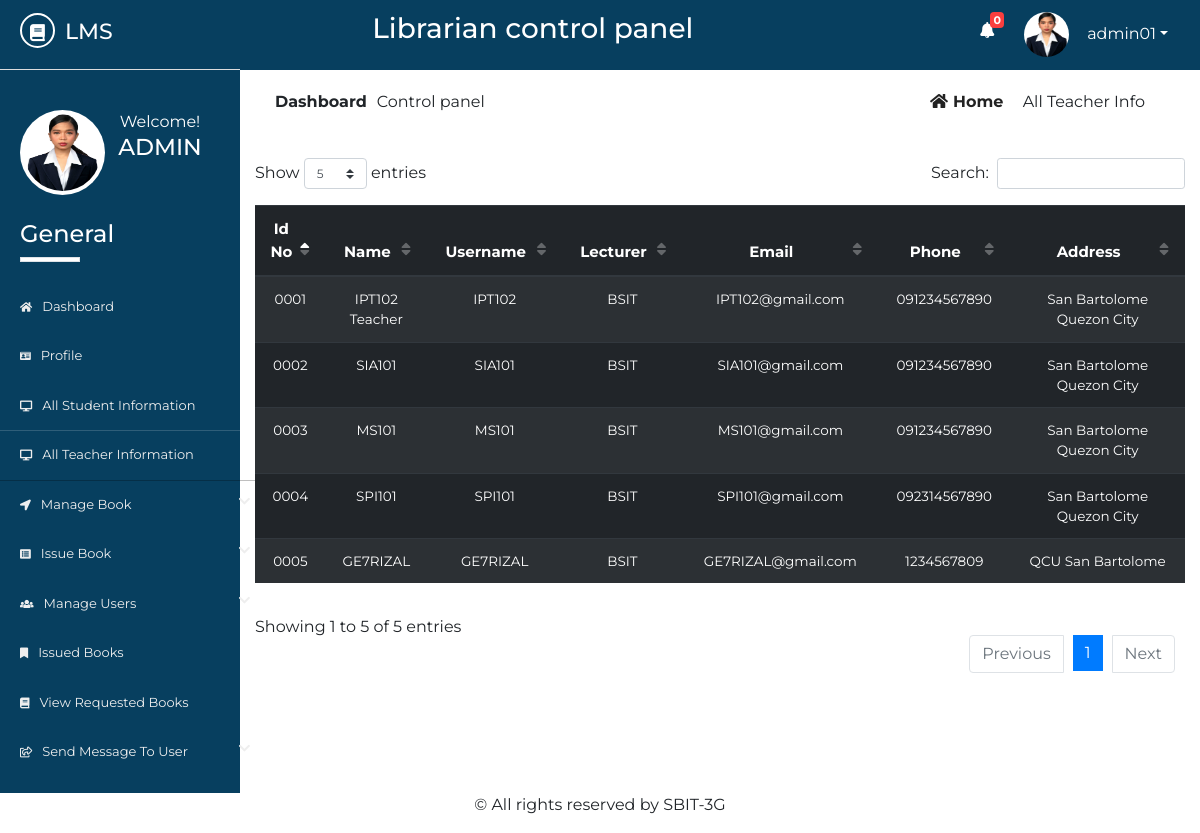
Screenshot of /Source/librarian/all-teacher-info.php (signed in) with the database file from the repository.
### tables this page shows
CREATE TABLE `lib_registration` (
  `id` int(2) NOT NULL,
  `name` varchar(50) NOT NULL,
  `username` varchar(20) NOT NULL,
  `password` varchar(20) NOT NULL,
  `email` varchar(50) NOT NULL,
  `phone` varchar(20) NOT NULL,
  `address` varchar(100) NOT NULL,
  `photo` varchar(500) NOT NULL,
  `status` varchar(7) NOT NULL
);

CREATE TABLE `t_registration` (
  `id` int(10) NOT NULL,
  `name` varchar(50) NOT NULL,
  `username` varchar(50) NOT NULL,
  `password` varchar(50) NOT NULL,
  `lecturer` varchar(50) NOT NULL,
  `email` varchar(50) NOT NULL,
  `phone` varchar(20) NOT NULL,
  `idno` varchar(20) NOT NULL,
  `address` varchar(100) NOT NULL,
  `utype` varchar(7) NOT NULL,
  `photo` varchar(500) NOT NULL
);

### Source/librarian/all-teacher-info.php (the view, shortened to what this page needs)
        <?php
    $page = 'tinfo';
    include 'inc/header.php';
    include 'inc/connection.php';
?>
	<div class="dashboard-content">
		<div class="dashboard-header">
			<div class="container">
				<div class="row">
					<div class="col-md-6">
						<div class="left">
							<p><span>dashboard</span>Control panel</p>
						</div>
					</div>
					<div class="col-md-6">
						<div class="right text-right">
							<a href="dashboard.php"><i class="fas fa-home"></i>home</a>
							<span class="disabled">all teacher info</span>
						</div>
					</div>
				</div>
				<div class="student-wrapper">
					<div class="row">
						<div class="col-md-12">
							<div class="std-info">
                                <table id="dtBasicExample" class="table table-striped table-dark text-center">
                                    <thead>
                                         <tr>
                                             <th>Id No</th>
                                             <th>Name</th>
                                             <th>Username</th>
                                             <th>Lecturer</th>
                                             <th>Email</th>
                                             <th>Phone</th>
                                             <th>Address</th>
                                         </tr>
                                    </thead>
                                    <tbody>
                                        <?php
                                             $res= mysqli_query($link, "select * from t_registration");
                                             while ($row=mysqli_fetch_array($res)) {
                                                echo "<tr>";
                                                echo "<td>"; echo $row["idno"]; echo "</td>";
                                                echo "<td>"; echo $row["name"]; echo "</td>";
                                                echo "<td>"; echo $row["username"]; echo "</td>";
                                                echo "<td>"; echo $row["lecturer"]; echo "</td>";
                                                echo "<td>"; echo $row["email"]; echo "</td>";
                                                echo "<td>"; echo $row["phone"]; echo "</td>";
                                                echo "<td>"; echo $row["address"]; echo "</td>";
                                                echo "</tr>";
                                            }
                                        ?>
                                    </tbody>
                                </table>
							</div>
						</div>
					</div>
				</div>
			</div>
		</div>
	</div>
	<?php
		include 'inc/footer.php';
	 ?>

### Source/librarian/inc/header.php (shortened to what this page needs)
<?php
    include 'inc/connection.php';
    $res = mysqli_query($link,"select * from request_books where read1='no'");
    $not= mysqli_num_rows($res);
 ?>
<!DOCTYPE html>
<html lang="en">
<head>
	<link rel="stylesheet" href="inc/css/bootstrap.min.css">
	<link rel="stylesheet" href="inc/css/bootstrap-select.min.css">
	<link rel="stylesheet" href="inc/css/fontawesome-all.min.css">
	<link rel="stylesheet" href="inc/css/datatables.min.css">
	<link rel="stylesheet" href="inc/css/pro1.css">
</head>
<body>
	<div class="main-content">
		<div class="wrapper">
			<div class="left-sidebar">
				<div class="p-title">
                    <h3><a href=""><i class="fas fa-book"></i><span>lms</span></a></h3>
				</div>
				<div class="profile">
					<div class="profile-pic">
                        <?php
                            $res = mysqli_query($link, "select * from lib_registration where username='".$_SESSION['username']."'");
                            while ($row = mysqli_fetch_array($res)){
                                ?><img src="<?php echo $row["photo"]; ?> " height="" width="" alt="something wrong" class="rounded-circle"></a> <?php
                            }
                        ?>
					</div>
					<div class="profile-info text-center">
						<span>Welcome!</span>
						<h2>
              <?php
                $res = mysqli_query($link, "select * from lib_registration where username='".$_SESSION['username']."'");
                while ($row = mysqli_fetch_array($res)){
                  $name  =  $row["name"];
                  echo $name;
                }
              ?>
            </h2>
					</div>
				</div>
				<div class="sidebar-menu">
					<h3>General</h3>
					<div class="border"></div>
	                <ul>
	                    <li class="menu <?php if($page=='home'){ echo 'active';} ?>">
      						<a href="dashboard.php"><i class="fas fa-home"></i>Dashboard</a>
    					</li>
    					  <li class="menu <?php if($page=='profile'){ echo 'active';} ?>">
      						<a href="profile.php"><i class="fas fa-id-card"></i>profile</a>
    					</li>
	                    <li class="menu <?php if($page=='sinfo'){ echo 'active';} ?>">
      						<a href="all-student-info.php"><i class="fas fa-desktop"></i>all student information</a>
    					</li>
    					<li class="menu <?php if($page=='tinfo'){ echo 'active';} ?>">
      						<a href="all-teacher-info.php"><i class="fas fa-desktop"></i>all teacher information</a>
    					</li>
    					<li class="menu menu-toggle2">
      						<a href="#"><i class="fas fa-location-arrow"></i>manage book <span class="fa fa-chevron-down"></span></a>
    					</li>
	                   <li class="menu menu-toggle1">
      						<a href="#"><i class="fas fa-list-alt"></i>issue book <span class="fa fa-chevron-down"></span></a>
    					</li>
    					<li class="menu menu-toggle3">
      						<a href="#"><i class="fas fa-users"></i>manage users <span class="fa fa-chevron-down"></span></a>
    					</li>
    					 <li class="menu <?php if($page=='ibook'){ echo 'active';} ?>">
      						<a href="issued-books.php"><i class="fas fa-bookmark"></i>issued books</a>
    					</li>
    					<li class="menu <?php if($page=='rbook'){ echo 'active';} ?>">
      						<a href="requested-books.php"><i class="fas fa-book"></i>view requested books</a>
    					</li>
    					<li class="menu menu-toggle4">
      						<a href="#"><i class="far fa-share-square"></i>send message to user <span class="fa fa-chevron-down"></span></a>
    					</li>
    				</ul>
				</div>
			</div>
			<div class="content">
				<div class="inner">
					<div class="heading text-center">
						<h3>Librarian control panel</h3>
					</div>
					<div class="header-profile text-right">
						<ul>
                            <li class="icon">
                                <a href="requested-books.php" ><i class="fas fa-bell"></i></a>
                                <span class="count" onclick="window.location='requested-books.php'"><b><?php echo $not; ?></b></span>
                            </li>
							<li class="dropdown">
                                <?php
                                     $res = mysqli_query($link, "select * from lib_registration where username='".$_SESSION['username']."'");
                                     while ($row = mysqli_fetch_array($res)){
                                         ?><a href="" class="dropdown-toggle" data-toggle="dropdown"><img src="<?php echo $row["photo"]; ?>" alt=""><span><?php echo $_SESSION["username"]; ?></span></a> <?php
                                     }
                                ?>
							</li>
						</ul>
					</div>
				</div>

### Source/librarian/inc/css/pro1.css (style rules this page uses)
* { margin: 0; padding: 0; }
body { font-family: 'Montserrat', sans-serif; }
.border { width: 60px; height: 5px; background: #fff; }
.main-content { width: 100%; height: auto; overflow: hidden; }
.main-content .left-sidebar { width: 20%; height: auto; background: #073f5f; float: left; }
.main-content .left-sidebar .p-title { width: 100%; padding: 13px; padding-left: 20px; background: #073f5f; border-bottom: 1px solid #ddd; }
.main-content .p-title a { text-decoration: none; color: #fff; font-size: 22px; text-transform: uppercase; }
.main-content .p-title a i { width: 35px; height: 35px; line-height: 35px; text-align: center; font-size: 17px; border-radius: 50%; border: 2px solid #fff; }
.main-content .p-title a span { margin-left: 10px; }
.main-content .left-sidebar .profile { width: 100%; padding: 20px; margin-top: 0; padding-top: 0; }
.main-content .left-sidebar .profile .profile-pic { width: 40%; float: left; }
.main-content .left-sidebar .profile img { width: 85px; height: 85px; position: inherit; padding: 4px; background: #fff; overflow: hidden; }
.main-content .left-sidebar .profile .profile-info { width: 60%; float: left; color: #fff; }
.main-content .left-sidebar .profile .profile-info h2 { font-size: 23px; }
.sidebar-menu { color: #fff; width: 100%; padding-top: 60px; padding-left: 0; }
.sidebar-menu h3 { margin-left: 20px; font-size: 24px; }
.sidebar-menu .border { margin-left: 20px; margin-bottom: 20px; }
.sidebar-menu ul li a { text-decoration: none; color: #eee; width: 270px; padding: 15px 20px; font-size: 13px; display: block; text-transform: capitalize; transition: all .5s ease; }
.sidebar-menu ul { padding-left: 0; }
.sidebar-menu ul li a i { margin-right: 10px; font-size: smaller; }
.sidebar-menu ul li a span { float: right; }
.content { width: 80%; height: auto; float: right; }
.content .inner { width: 100%; height: 70px; background: #073f5f; padding: 12px; }
.content .inner .heading { width: 60%; float: left; color: #fff; }
.content .inner .header-profile { width: calc(40%-20px); float: right; margin-right: 20px; position: relative; }
.content .inner .header-profile .icon i { margin-right: 30px; font-size: 16px; margin-top: 10px; }
.header-profile .dropdown span { color: #fff; margin-left: 10px; }
.header-profile .icon span { color: #fff; position: absolute; left: 10px; top: 0; font-size: 11px; width: 14px; height: 16px; line-height: 16px; text-align: center; border-radius: 4px; background: #FA3E3E; }
.header-profile ul li { list-style: none; float: left; }
.header-profile ul li i { color: #fff; }
.header-profile img { width: 40px; height: 40px; border-radius: 50%; margin-right: 8px; }
.dropdown a { text-decoration: none; color: #fff; }
.dropdown img { width: 45px; height: 45px; border-radius: 50%; }
.dashboard-header .left { padding: 20px; }
.dashboard-header .left p span { text-transform: capitalize; margin-right: 10px; font-weight: bold; }
.dashboard-header .right { padding: 20px; margin-right: 20px; }
.dashboard-header .right a { text-transform: capitalize; text-decoration: none; color: #222; margin-right: 15px; font-weight: bold; }
.dashboard-header .right a i { margin-right: 5px; }
.dashboard-header .right span { text-transform: capitalize; }
.std-info table tbody { font-size: 13.5px; }
.std-info table thead { font-size: 15px; }
.sidebar-menu li.active a { box-shadow: rgba(0, 0, 0, 0.25) 0 1px 0, inset rgba(255, 255, 255, 0.16) 0 1px 0; border-right: 5px solid #1ABB9C; }

### rows the page displays
lib_registration: photo (picture), name "ADMIN"
t_registration: idno "0001", name "IPT102 Teacher", username "IPT102", lecturer "BSIT", email "IPT102@gmail.com", phone "091234567890", address "San Bartolome Quezon City"
t_registration: idno "0002", name "SIA101", username "SIA101", lecturer "BSIT", email "SIA101@gmail.com", phone "091234567890", address "San Bartolome Quezon City"
t_registration: idno "0003", name "MS101", username "MS101", lecturer "BSIT", email "MS101@gmail.com", phone "091234567890", address "San Bartolome Quezon City"
t_registration: idno "0004", name "SPI101", username "SPI101", lecturer "BSIT", email "SPI101@gmail.com", phone "092314567890", address "San Bartolome Quezon City"
t_registration: idno "0005", name "GE7RIZAL", username "GE7RIZAL", lecturer "BSIT", email "GE7RIZAL@gmail.com", phone "1234567809", address "QCU San Bartolome"

### other values shown
$not "0"
